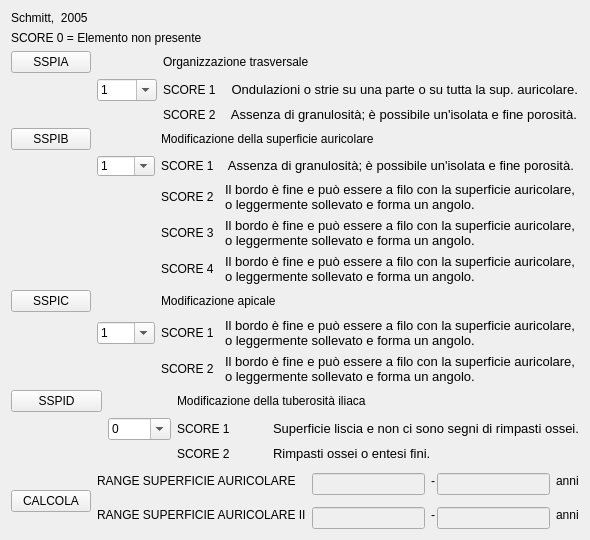
     <widget class="QWidget" name="tabWidgetPage2">
      <attribute name="title">
       <string>Superficie auricolare</string>
      </attribute>
      <layout class="QGridLayout" name="gridLayout_18">
       <item row="0" column="0">
        <widget class="QLabel" name="label_4_sistema_latero_anteriore_68">
         <property name="text">
          <string>Schmitt,  2005</string>
         </property>
        </widget>
       </item>
       <item row="2" column="0">
        <layout class="QVBoxLayout" name="verticalLayout_5">
         <item>
          <layout class="QGridLayout" name="gridLayout_13">
           <item row="0" column="2" colspan="2">
            <widget class="QLabel" name="label_4_sistema_latero_anteriore_32">
             <property name="text">
              <string>Organizzazione trasversale</string>
             </property>
            </widget>
           </item>
           <item row="1" column="2">
            <widget class="QLabel" name="label_4_sistema_latero_anteriore_34">
             <property name="layoutDirection">
              <enum>Qt::RightToLeft</enum>
             </property>
             <property name="text">
              <string>SCORE 1</string>
             </property>
            </widget>
           </item>
           <item row="1" column="3">
            <widget class="QLabel" name="label_4_sistema_latero_anteriore_33">
             <property name="text">
              <string>&lt;!DOCTYPE HTML PUBLIC &quot;-//W3C//DTD HTML 4.0//EN&quot; &quot;http://www.w3.org/TR/REC-html40/strict.dtd&quot;&gt;
&lt;html&gt;&lt;head&gt;&lt;meta name=&quot;qrichtext&quot; content=&quot;1&quot; /&gt;&lt;style type=&quot;text/css&quot;&gt;
p, li { white-space: pre-wrap; }
&lt;/style&gt;&lt;/head&gt;&lt;body style=&quot; font-family:'Lucida Grande'; font-size:13pt; font-weight:400; font-style:normal;&quot;&gt;
&lt;p style=&quot; margin-top:0px; margin-bottom:0px; margin-left:0px; margin-right:0px; -qt-block-indent:0; text-indent:0px;&quot;&gt;&lt;span style=&quot; font-family:'MS Shell Dlg 2'; font-size:10pt;&quot;&gt; Ondulazioni o strie su una parte o su tutta la sup. auricolare.&lt;/span&gt;&lt;/p&gt;&lt;/body&gt;&lt;/html&gt;</string>
             </property>
            </widget>
           </item>
           <item row="2" column="2">
            <widget class="QLabel" name="label_4_sistema_latero_anteriore_36">
             <property name="layoutDirection">
              <enum>Qt::RightToLeft</enum>
             </property>
             <property name="text">
              <string>SCORE 2</string>
             </property>
            </widget>
           </item>
           <item row="2" column="3">
            <widget class="QLabel" name="label_4_sistema_latero_anteriore_35">
             <property name="text">
              <string>&lt;!DOCTYPE HTML PUBLIC &quot;-//W3C//DTD HTML 4.0//EN&quot; &quot;http://www.w3.org/TR/REC-html40/strict.dtd&quot;&gt;
&lt;html&gt;&lt;head&gt;&lt;meta name=&quot;qrichtext&quot; content=&quot;1&quot; /&gt;&lt;style type=&quot;text/css&quot;&gt;
p, li { white-space: pre-wrap; }
&lt;/style&gt;&lt;/head&gt;&lt;body style=&quot; font-family:'Lucida Grande'; font-size:13pt; font-weight:400; font-style:normal;&quot;&gt;
&lt;p style=&quot; margin-top:0px; margin-bottom:0px; margin-left:0px; margin-right:0px; -qt-block-indent:0; text-indent:0px;&quot;&gt;&lt;span style=&quot; font-family:'MS Shell Dlg 2'; font-size:10pt;&quot;&gt; Assenza di granulosità; è possibile un'isolata e fine porosità.&lt;/span&gt;&lt;/p&gt;&lt;/body&gt;&lt;/html&gt;</string>
             </property>
            </widget>
           </item>
           <item row="1" column="1">
            <widget class="QComboBox" name="comboBox_SSPIA">
             <property name="maximumSize">
              <size>
               <width>63</width>
               <height>16777215</height>
              </size>
             </property>
             <property name="editable">
              <bool>true</bool>
             </property>
             <item>
              <property name="text">
               <string>1</string>
              </property>
             </item>
             <item>
              <property name="text">
               <string>2</string>
              </property>
             </item>
            </widget>
           </item>
           <item row="0" column="1">
            <widget class="QLabel" name="label_4_sistema_latero_anteriore_31">
             <property name="text">
              <string/>
             </property>
            </widget>
           </item>
           <item row="0" column="0">
            <widget class="QPushButton" name="pushButton_5">
             <property name="text">
              <string>SSPIA</string>
             </property>
            </widget>
           </item>
          </layout>
         </item>
         <item>
          <layout class="QGridLayout" name="gridLayout_14">
           <item row="0" column="1">
            <widget class="QLabel" name="label_4_sistema_latero_anteriore_42">
             <property name="text">
              <string/>
             </property>
            </widget>
           </item>
           <item row="0" column="2" colspan="2">
            <widget class="QLabel" name="label_4_sistema_latero_anteriore_41">
             <property name="text">
              <string>Modificazione della superficie auricolare</string>
             </property>
            </widget>
           </item>
           <item row="1" column="2">
            <widget class="QLabel" name="label_4_sistema_latero_anteriore_38">
             <property name="layoutDirection">
              <enum>Qt::RightToLeft</enum>
             </property>
             <property name="text">
              <string>SCORE 1</string>
             </property>
            </widget>
           </item>
           <item row="1" column="3">
            <widget class="QLabel" name="label_4_sistema_latero_anteriore_40">
             <property name="text">
              <string>&lt;!DOCTYPE HTML PUBLIC &quot;-//W3C//DTD HTML 4.0//EN&quot; &quot;http://www.w3.org/TR/REC-html40/strict.dtd&quot;&gt;
&lt;html&gt;&lt;head&gt;&lt;meta name=&quot;qrichtext&quot; content=&quot;1&quot; /&gt;&lt;style type=&quot;text/css&quot;&gt;
p, li { white-space: pre-wrap; }
&lt;/style&gt;&lt;/head&gt;&lt;body style=&quot; font-family:'Lucida Grande'; font-size:13pt; font-weight:400; font-style:normal;&quot;&gt;
&lt;p style=&quot; margin-top:0px; margin-bottom:0px; margin-left:0px; margin-right:0px; -qt-block-indent:0; text-indent:0px;&quot;&gt;&lt;span style=&quot; font-family:'MS Shell Dlg 2'; font-size:10pt;&quot;&gt; Assenza di granulosità; è possibile un'isolata e fine porosità.&lt;/span&gt;&lt;/p&gt;&lt;/body&gt;&lt;/html&gt;</string>
             </property>
            </widget>
           </item>
           <item row="2" column="2">
            <widget class="QLabel" name="label_4_sistema_latero_anteriore_39">
             <property name="layoutDirection">
              <enum>Qt::RightToLeft</enum>
             </property>
             <property name="text">
              <string>SCORE 2</string>
             </property>
            </widget>
           </item>
           <item row="2" column="3">
            <widget class="QLabel" name="label_4_sistema_latero_anteriore_37">
             <property name="text">
              <string>&lt;!DOCTYPE HTML PUBLIC &quot;-//W3C//DTD HTML 4.0//EN&quot; &quot;http://www.w3.org/TR/REC-html40/strict.dtd&quot;&gt;
&lt;html&gt;&lt;head&gt;&lt;meta name=&quot;qrichtext&quot; content=&quot;1&quot; /&gt;&lt;style type=&quot;text/css&quot;&gt;
p, li { white-space: pre-wrap; }
&lt;/style&gt;&lt;/head&gt;&lt;body style=&quot; font-family:'Lucida Grande'; font-size:13pt; font-weight:400; font-style:normal;&quot;&gt;
&lt;p style=&quot; margin-top:0px; margin-bottom:0px; margin-left:0px; margin-right:0px; -qt-block-indent:0; text-indent:0px;&quot;&gt;&lt;span style=&quot; font-family:'MS Shell Dlg 2'; font-size:10pt;&quot;&gt;Il bordo è fine e può essere a filo con la superficie auricolare, &lt;/span&gt;&lt;/p&gt;
&lt;p style=&quot; margin-top:0px; margin-bottom:0px; margin-left:0px; margin-right:0px; -qt-block-indent:0; text-indent:0px;&quot;&gt;&lt;span style=&quot; font-family:'MS Shell Dlg 2'; font-size:10pt;&quot;&gt;o leggermente sollevato e forma un angolo.&lt;/span&gt;&lt;/p&gt;&lt;/body&gt;&lt;/html&gt;</string>
             </property>
            </widget>
           </item>
           <item row="3" column="2">
            <widget class="QLabel" name="label_4_sistema_latero_anteriore_45">
             <property name="layoutDirection">
              <enum>Qt::RightToLeft</enum>
             </property>
             <property name="text">
              <string>SCORE 3</string>
             </property>
            </widget>
           </item>
           <item row="3" column="3">
            <widget class="QLabel" name="label_4_sistema_latero_anteriore_46">
             <property name="text">
              <string>&lt;!DOCTYPE HTML PUBLIC &quot;-//W3C//DTD HTML 4.0//EN&quot; &quot;http://www.w3.org/TR/REC-html40/strict.dtd&quot;&gt;
&lt;html&gt;&lt;head&gt;&lt;meta name=&quot;qrichtext&quot; content=&quot;1&quot; /&gt;&lt;style type=&quot;text/css&quot;&gt;
p, li { white-space: pre-wrap; }
&lt;/style&gt;&lt;/head&gt;&lt;body style=&quot; font-family:'Lucida Grande'; font-size:13pt; font-weight:400; font-style:normal;&quot;&gt;
&lt;p style=&quot; margin-top:0px; margin-bottom:0px; margin-left:0px; margin-right:0px; -qt-block-indent:0; text-indent:0px;&quot;&gt;&lt;span style=&quot; font-family:'MS Shell Dlg 2'; font-size:10pt;&quot;&gt;Il bordo è fine e può essere a filo con la superficie auricolare, &lt;/span&gt;&lt;/p&gt;
&lt;p style=&quot; margin-top:0px; margin-bottom:0px; margin-left:0px; margin-right:0px; -qt-block-indent:0; text-indent:0px;&quot;&gt;&lt;span style=&quot; font-family:'MS Shell Dlg 2'; font-size:10pt;&quot;&gt;o leggermente sollevato e forma un angolo.&lt;/span&gt;&lt;/p&gt;&lt;/body&gt;&lt;/html&gt;</string>
             </property>
            </widget>
           </item>
           <item row="4" column="2">
            <widget class="QLabel" name="label_4_sistema_latero_anteriore_43">
             <property name="layoutDirection">
              <enum>Qt::RightToLeft</enum>
             </property>
             <property name="text">
              <string>SCORE 4</string>
             </property>
            </widget>
           </item>
           <item row="4" column="3">
            <widget class="QLabel" name="label_4_sistema_latero_anteriore_44">
             <property name="text">
              <string>&lt;!DOCTYPE HTML PUBLIC &quot;-//W3C//DTD HTML 4.0//EN&quot; &quot;http://www.w3.org/TR/REC-html40/strict.dtd&quot;&gt;
&lt;html&gt;&lt;head&gt;&lt;meta name=&quot;qrichtext&quot; content=&quot;1&quot; /&gt;&lt;style type=&quot;text/css&quot;&gt;
p, li { white-space: pre-wrap; }
&lt;/style&gt;&lt;/head&gt;&lt;body style=&quot; font-family:'Lucida Grande'; font-size:13pt; font-weight:400; font-style:normal;&quot;&gt;
&lt;p style=&quot; margin-top:0px; margin-bottom:0px; margin-left:0px; margin-right:0px; -qt-block-indent:0; text-indent:0px;&quot;&gt;&lt;span style=&quot; font-family:'MS Shell Dlg 2'; font-size:10pt;&quot;&gt;Il bordo è fine e può essere a filo con la superficie auricolare, &lt;/span&gt;&lt;/p&gt;
&lt;p style=&quot; margin-top:0px; margin-bottom:0px; margin-left:0px; margin-right:0px; -qt-block-indent:0; text-indent:0px;&quot;&gt;&lt;span style=&quot; font-family:'MS Shell Dlg 2'; font-size:10pt;&quot;&gt;o leggermente sollevato e forma un angolo.&lt;/span&gt;&lt;/p&gt;&lt;/body&gt;&lt;/html&gt;</string>
             </property>
            </widget>
           </item>
           <item row="1" column="1">
            <widget class="QComboBox" name="comboBox_SSPIB">
             <property name="minimumSize">
              <size>
               <width>0</width>
               <height>20</height>
              </size>
             </property>
             <property name="maximumSize">
              <size>
               <width>63</width>
               <height>20</height>
              </size>
             </property>
             <property name="editable">
              <bool>true</bool>
             </property>
             <item>
              <property name="text">
               <string>1</string>
              </property>
             </item>
             <item>
              <property name="text">
               <string>2</string>
              </property>
             </item>
             <item>
              <property name="text">
               <string>3</string>
              </property>
             </item>
             <item>
              <property name="text">
               <string>4</string>
              </property>
             </item>
            </widget>
           </item>
           <item row="0" column="0">
            <widget class="QPushButton" name="pushButton_SSPIB">
             <property name="text">
              <string>SSPIB</string>
             </property>
            </widget>
           </item>
          </layout>
         </item>
         <item>
          <layout class="QGridLayout" name="gridLayout_15">
           <item row="0" column="1">
            <widget class="QLabel" name="label_4_sistema_latero_anteriore_52">
             <property name="text">
              <string/>
             </property>
            </widget>
           </item>
           <item row="0" column="2" colspan="2">
            <widget class="QLabel" name="label_4_sistema_latero_anteriore_51">
             <property name="text">
              <string>Modificazione apicale</string>
             </property>
            </widget>
           </item>
           <item row="1" column="2">
            <widget class="QLabel" name="label_4_sistema_latero_anteriore_47">
             <property name="layoutDirection">
              <enum>Qt::RightToLeft</enum>
             </property>
             <property name="text">
              <string>SCORE 1</string>
             </property>
            </widget>
           </item>
           <item row="1" column="3">
            <widget class="QLabel" name="label_4_sistema_latero_anteriore_49">
             <property name="text">
              <string>&lt;!DOCTYPE HTML PUBLIC &quot;-//W3C//DTD HTML 4.0//EN&quot; &quot;http://www.w3.org/TR/REC-html40/strict.dtd&quot;&gt;
&lt;html&gt;&lt;head&gt;&lt;meta name=&quot;qrichtext&quot; content=&quot;1&quot; /&gt;&lt;style type=&quot;text/css&quot;&gt;
p, li { white-space: pre-wrap; }
&lt;/style&gt;&lt;/head&gt;&lt;body style=&quot; font-family:'Lucida Grande'; font-size:13pt; font-weight:400; font-style:normal;&quot;&gt;
&lt;p style=&quot; margin-top:0px; margin-bottom:0px; margin-left:0px; margin-right:0px; -qt-block-indent:0; text-indent:0px;&quot;&gt;&lt;span style=&quot; font-family:'MS Shell Dlg 2'; font-size:10pt;&quot;&gt;Il bordo è fine e può essere a filo con la superficie auricolare, &lt;/span&gt;&lt;/p&gt;
&lt;p style=&quot; margin-top:0px; margin-bottom:0px; margin-left:0px; margin-right:0px; -qt-block-indent:0; text-indent:0px;&quot;&gt;&lt;span style=&quot; font-family:'MS Shell Dlg 2'; font-size:10pt;&quot;&gt;o leggermente sollevato e forma un angolo.&lt;/span&gt;&lt;/p&gt;&lt;/body&gt;&lt;/html&gt;</string>
             </property>
            </widget>
           </item>
           <item row="2" column="2">
            <widget class="QLabel" name="label_4_sistema_latero_anteriore_48">
             <property name="layoutDirection">
              <enum>Qt::RightToLeft</enum>
             </property>
             <property name="text">
              <string>SCORE 2</string>
             </property>
            </widget>
           </item>
           <item row="2" column="3">
            <widget class="QLabel" name="label_4_sistema_latero_anteriore_50">
             <property name="text">
              <string>&lt;!DOCTYPE HTML PUBLIC &quot;-//W3C//DTD HTML 4.0//EN&quot; &quot;http://www.w3.org/TR/REC-html40/strict.dtd&quot;&gt;
&lt;html&gt;&lt;head&gt;&lt;meta name=&quot;qrichtext&quot; content=&quot;1&quot; /&gt;&lt;style type=&quot;text/css&quot;&gt;
p, li { white-space: pre-wrap; }
&lt;/style&gt;&lt;/head&gt;&lt;body style=&quot; font-family:'Lucida Grande'; font-size:13pt; font-weight:400; font-style:normal;&quot;&gt;
&lt;p style=&quot; margin-top:0px; margin-bottom:0px; margin-left:0px; margin-right:0px; -qt-block-indent:0; text-indent:0px;&quot;&gt;&lt;span style=&quot; font-family:'MS Shell Dlg 2'; font-size:10pt;&quot;&gt;Il bordo è fine e può essere a filo con la superficie auricolare, &lt;/span&gt;&lt;/p&gt;
&lt;p style=&quot; margin-top:0px; margin-bottom:0px; margin-left:0px; margin-right:0px; -qt-block-indent:0; text-indent:0px;&quot;&gt;&lt;span style=&quot; font-family:'MS Shell Dlg 2'; font-size:10pt;&quot;&gt;o leggermente sollevato e forma un angolo.&lt;/span&gt;&lt;/p&gt;&lt;/body&gt;&lt;/html&gt;</string>
             </property>
            </widget>
           </item>
           <item row="1" column="1">
            <widget class="QComboBox" name="comboBox_SSPIC">
             <property name="maximumSize">
              <size>
               <width>63</width>
               <height>16777215</height>
              </size>
             </property>
             <property name="editable">
              <bool>true</bool>
             </property>
             <item>
              <property name="text">
               <string>1</string>
              </property>
             </item>
             <item>
              <property name="text">
               <string>2</string>
              </property>
             </item>
            </widget>
           </item>
           <item row="0" column="0">
            <widget class="QPushButton" name="pushButton_SSPIC">
             <property name="text">
              <string>SSPIC</string>
             </property>
            </widget>
           </item>
          </layout>
         </item>
         <item>
          <layout class="QGridLayout" name="gridLayout_16">
           <item row="0" column="2" colspan="2">
            <widget class="QLabel" name="label_4_sistema_latero_anteriore_58">
             <property name="text">
              <string>Modificazione della tuberosità iliaca</string>
             </property>
            </widget>
           </item>
           <item row="1" column="2">
            <widget class="QLabel" name="label_4_sistema_latero_anteriore_54">
             <property name="layoutDirection">
              <enum>Qt::RightToLeft</enum>
             </property>
             <property name="text">
              <string>SCORE 1</string>
             </property>
            </widget>
           </item>
           <item row="1" column="3">
            <widget class="QLabel" name="label_4_sistema_latero_anteriore_53">
             <property name="font">
              <font>
               <pointsize>10</pointsize>
              </font>
             </property>
             <property name="text">
              <string>&lt;!DOCTYPE HTML PUBLIC &quot;-//W3C//DTD HTML 4.0//EN&quot; &quot;http://www.w3.org/TR/REC-html40/strict.dtd&quot;&gt;
&lt;html&gt;&lt;head&gt;&lt;meta name=&quot;qrichtext&quot; content=&quot;1&quot; /&gt;&lt;style type=&quot;text/css&quot;&gt;
p, li { white-space: pre-wrap; }
&lt;/style&gt;&lt;/head&gt;&lt;body style=&quot; font-family:'Lucida Grande'; font-size:13pt; font-weight:400; font-style:normal;&quot;&gt;
&lt;p style=&quot; margin-top:0px; margin-bottom:0px; margin-left:0px; margin-right:0px; -qt-block-indent:0; text-indent:0px;&quot;&gt;&lt;span style=&quot; font-family:'MS Shell Dlg 2'; font-size:10pt;&quot;&gt;Superficie liscia e non ci sono segni di rimpasti ossei.&lt;/span&gt;&lt;/p&gt;&lt;/body&gt;&lt;/html&gt;</string>
             </property>
            </widget>
           </item>
           <item row="2" column="2">
            <widget class="QLabel" name="label_4_sistema_latero_anteriore_56">
             <property name="layoutDirection">
              <enum>Qt::RightToLeft</enum>
             </property>
             <property name="text">
              <string>SCORE 2</string>
             </property>
            </widget>
           </item>
           <item row="2" column="3">
            <widget class="QLabel" name="label_4_sistema_latero_anteriore_55">
             <property name="font">
              <font>
               <pointsize>10</pointsize>
              </font>
             </property>
             <property name="text">
              <string>Rimpasti ossei o entesi fini.</string>
             </property>
            </widget>
           </item>
           <item row="0" column="1">
            <widget class="QLabel" name="label_4_sistema_latero_anteriore_57">
             <property name="text">
              <string/>
             </property>
            </widget>
           </item>
           <item row="1" column="1">
            <widget class="QComboBox" name="comboBox_SSPID">
             <property name="maximumSize">
              <size>
               <width>63</width>
               <height>16777215</height>
              </size>
             </property>
             <property name="editable">
              <bool>true</bool>
             </property>
             <item>
              <property name="text">
               <string>0</string>
              </property>
             </item>
             <item>
              <property name="text">
               <string>1</string>
              </property>
             </item>
             <item>
              <property name="text">
               <string>2</string>
              </property>
             </item>
            </widget>
           </item>
           <item row="0" column="0">
            <widget class="QPushButton" name="pushButton_SSPID">
             <property name="text">
              <string>SSPID</string>
             </property>
            </widget>
           </item>
          </layout>
         </item>
        </layout>
       </item>
       <item row="3" column="0">
        <layout class="QGridLayout" name="gridLayout_17">
         <item row="0" column="1" rowspan="2">
          <widget class="QLabel" name="label_4_sistema_latero_anteriore_59">
           <property name="text">
            <string>RANGE SUPERFICIE AURICOLARE</string>
           </property>
          </widget>
         </item>
         <item row="0" column="3" rowspan="2" colspan="2">
          <widget class="QLabel" name="label_5_1_s_55">
           <property name="text">
            <string>-</string>
           </property>
          </widget>
         </item>
         <item row="0" column="5" rowspan="2">
          <widget class="QLabel" name="label_5_1_s_54">
           <property name="text">
            <string>anni</string>
           </property>
          </widget>
         </item>
         <item row="1" column="0" rowspan="3">
          <widget class="QPushButton" name="pushButton_sup_aur">
           <property name="text">
            <string>CALCOLA</string>
           </property>
          </widget>
         </item>
         <item row="1" column="2">
          <widget class="QLineEdit" name="lineEdit_sup_aur_min">
           <property name="enabled">
            <bool>false</bool>
           </property>
           <property name="alignment">
            <set>Qt::AlignCenter</set>
           </property>
          </widget>
         </item>
         <item row="1" column="4">
          <widget class="QLineEdit" name="lineEdit_sup_aur_max">
           <property name="enabled">
            <bool>false</bool>
           </property>
           <property name="alignment">
            <set>Qt::AlignCenter</set>
           </property>
          </widget>
         </item>
         <item row="2" column="1" rowspan="2">
          <widget class="QLabel" name="label_4_sistema_latero_anteriore_69">
           <property name="text">
            <string>RANGE SUPERFICIE AURICOLARE II</string>
           </property>
          </widget>
         </item>
         <item row="2" column="3" rowspan="2" colspan="2">
          <widget class="QLabel" name="label_5_1_s_60">
           <property name="text">
            <string>-</string>
           </property>
          </widget>
         </item>
         <item row="2" column="5" rowspan="2">
          <widget class="QLabel" name="label_5_1_s_59">
           <property name="text">
            <string>anni</string>
           </property>
          </widget>
         </item>
         <item row="3" column="2">
          <widget class="QLineEdit" name="lineEdit_sup_aur_min_2">
           <property name="enabled">
            <bool>false</bool>
           </property>
           <property name="alignment">
            <set>Qt::AlignCenter</set>
           </property>
          </widget>
         </item>
         <item row="3" column="4">
          <widget class="QLineEdit" name="lineEdit_sup_aur_max_2">
           <property name="enabled">
            <bool>false</bool>
           </property>
           <property name="alignment">
            <set>Qt::AlignCenter</set>
           </property>
          </widget>
         </item>
        </layout>
       </item>
       <item row="1" column="0">
        <widget class="QLabel" name="label_20">
         <property name="text">
          <string>SCORE 0 = Elemento non presente</string>
         </property>
        </widget>
       </item>
      </layout>
     </widget>
